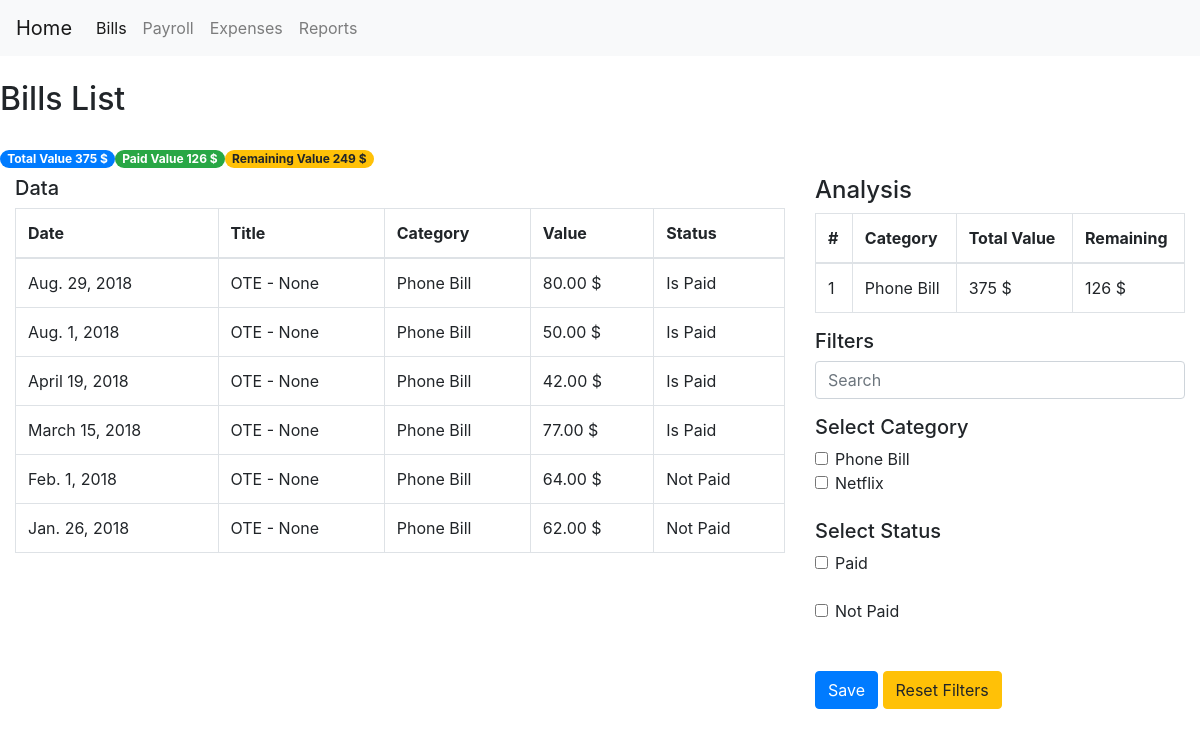
Page /bills/ on the committed database.
### expenses/models.py (models this page shows, shortened)
class DefaultExpenseModel(models.Model):
    title = models.CharField(max_length=100, blank=True, null=True)
    date_expired = models.DateField()
    final_value = models.DecimalField(default=0, decimal_places=2, max_digits=20)
    paid_value = models.DecimalField(default=0, decimal_places=2, max_digits=20)
    is_paid = models.BooleanField(default=False)
    payment_method = models.ForeignKey(PaymentMethod, null=True, on_delete=models.SET_NULL)
    objects = models.Manager()
    my_query = GeneralManager()
    class Meta:
        abstract = True
    def tag_final_value(self):
        return f'{self.final_value} {CURRENCY}'
    tag_final_value.short_description = 'Value'
    def tag_is_paid(self):
        return 'Is Paid' if self.is_paid else 'Not Paid'
    tag_is_paid.short_description = 'Paid'
    @staticmethod
    def analysis(queryset):
        total_value = queryset.aggregate(Sum('final_value'))['final_value__sum'] if queryset else 0
        paid_value = queryset.filter(is_paid=False).aggregate(Sum('final_value'))['final_value__sum']\
            if queryset.filter(is_paid=False) else 0
        diff = total_value - paid_value
        category_analysis = queryset.values('category__title').annotate(total_value=Sum('final_value'),
                                                                       remaining=Sum(F('final_value')-F('paid_value'))
                                                                       ).order_by('remaining')
        return [total_value, paid_value, diff, category_analysis]
    @staticmethod
    def filters_data(request, queryset):
        search_name = request.GET.get('search_name', None)
        cate_name = request.GET.getlist('cate_name', None)
        paid_name = request.GET.getlist('paid_name', None)
        person_name = request.GET.getlist('person_name', None)
        queryset = queryset.filter(title__icontains=search_name) if search_name else queryset
        queryset = queryset.filter(category__id__in=cate_name) if cate_name else queryset
        queryset = queryset.filter(is_paid=True) if 'paid' == paid_name else queryset.filter(is_paid=False)\
            if 'not_paid' == paid_name else queryset
        if person_name:
            try:
                queryset = queryset.filter(person__id__in=person_name)
            except:
                queryset = queryset
        return queryset

class Bill(DefaultExpenseModel):
    category = models.ForeignKey(BillCategory, null=True, on_delete=models.SET_NULL, related_name='bills')
    class Meta:
        verbose_name_plural = '2. Bills'
        ordering = ['-date_expired']
    def tag_category(self):
        return f'{self.category}'

class BillCategory(models.Model):
    title = models.CharField(unique=True, max_length=150)
    balance = models.DecimalField(default=0, max_digits=20, decimal_places=2)
    class Meta:
        verbose_name_plural = '1. Bill Category'
    def __str__(self):
        return self.title
    def tag_balance(self):
        return f'{self.balance} {CURRENCY}'
    tag_balance.short_description = 'Value'

### expenses/views.py (the view)
# urls.py: path('bills/', BillListView.as_view(), name='bills_view'),
class BillListView(ListView):
    model = Bill
    template_name = 'page_list.html'
    paginate_by = 100
    def get_queryset(self):
        queryset = Bill.objects.all()
        queryset = Bill.filters_data(self.request, queryset)
        return queryset
    def get_context_data(self, **kwargs):
        context = super(BillListView, self).get_context_data(**kwargs)
        page_title = 'Bills List'
        categories = BillCategory.objects.all()
        search_name, cate_name, paid_name = [self.request.GET.get('search_name', None),
                                             self.request.GET.getlist('cate_name', None),
                                             self.request.GET.getlist('paid_name', None)
                                             ]
        total_value, paid_value, diff, category_analysis = Bill.analysis(self.object_list)
        currency = CURRENCY
        context.update(locals())
        return context

### expenses/templates/page_list.html (shortened to what this page needs)
{% extends "index.html" %}
{% block container %}
    <div class="row">
        <h2 class="center">{{ page_title }}</h2>
    </div>
        <br>
    <div class="row">
        <label class="badge badge-pill badge-primary">Total Value {{ total_value }} {{ currency }}</label>
        <label class="badge badge-pill badge-success">Paid Value {{ paid_value }} {{ currency }}</label>
        <label class="badge badge-pill badge-warning">Remaining Value {{ diff }} {{ currency }}</label>
    </div>
    <div class="row">
        <div class="col-8">
            <h5>Data</h5>
            <table class="table table-bordered">
                <thead>
                    <tr>
                        <th>Date</th>
                        <th>Title</th>
                        <th>Category</th>
                        <th>Value</th>
                        <th>Status</th>
                    </tr>
                </thead>
                <tbody>
                    {% for order in object_list %}
                    <tr>
                        <td>{{ order.date_expired|date }}</td>
                        <td>{{ order.title }}</td>
                        <td>{{ order.tag_category }}</td>
                        <td>{{ order.tag_final_value }}</td>
                        <td>{{ order.tag_is_paid }}</td>
                    </tr>
                    {% empty %}
                        <tr></tr>
                    {% endfor %}
                </tbody>
            </table>
        </div>
        <div class="col-4">
            <h4>Analysis</h4>
            <table class="table table-bordered">
                <thead>
                    <tr>
                        <th>#</th>
                        <th>Category</th>
                        <th>Total Value</th>
                        <th>Remaining</th>
                    </tr>
                </thead>
                <tbody>
                    {% for category in category_analysis %}
                        <tr>
                            <td>{{ forloop.counter }}</td>
                            <td>{{ category.category__title }}</td>
                            <td>{{ category.total_value }} {{ currency }}</td>
                            <td>{{ category.remaining }} {{ currency }}</td>
                        </tr>
                    {% empty %}
                        <tr>
                            <td colspan="4">No data</td>
                        </tr>
                    {% endfor %}
                </tbody>
            </table>
            <h5>Filters</h5>
            <form method="get">
                <div class="form-group">
                    <input class="form-control"
                           name="search_name"
                           {% if search_name %}
                            value="{{ search_name }}" placeholder="{{ search_name }}"
                           {% else %}
                            placeholder="Search"
                           {% endif %}
                    >
                </div>
                {% if categories %}
                    <h5>Select Category</h5>
                    {% for category in categories %}
                        <div class="form-check">
                            <input class="form-check-input"
                                   type="checkbox"
                                   name="cate_name"
                                   value="{{ category.id }}"
                                   id="cate_id_{{ category.id }}"
                            >
                            <label class="form-check-label" for="cate_id_{{ category.id }}">{{ category }}</label>
                        </div>
                    {% endfor %}
                {% endif %}
                <br>
                <h5>Select Status</h5>
                <div class="form-check">
                    <input class="form-check-input"
                           type="checkbox"
                           name="paid_name"
                           value="paid"
                           id="paid_"
                    >
                    <label class="form-check-label" for="paid_">Paid</label>
                </div>
                <br>
                <div class="form-check">
                    <input class="form-check-input"
                           type="checkbox"
                           name="paid_name"
                           value="not_paid"
                           id="not_paid_"
                    >
                    <label class="form-check-label" for="not_paid_">Not Paid</label>
                </div>
                <br> <br>
                <button type="submit" class="btn btn-primary">Save</button>
                <a href="{{ request.path }}" class="btn btn-warning">Reset Filters</a>
            </form>
        </div>
    </div>
{% endblock %}

### rows in the picture
Bill: date_expired "Aug. 29, 2018", title "OTE - None", tag_category "Phone Bill", tag_final_value "80.00 $", tag_is_paid "Is Paid"
Bill: date_expired "Aug. 1, 2018", title "OTE - None", tag_category "Phone Bill", tag_final_value "50.00 $", tag_is_paid "Is Paid"
Bill: date_expired "April 19, 2018", title "OTE - None", tag_category "Phone Bill", tag_final_value "42.00 $", tag_is_paid "Is Paid"
Bill: date_expired "March 15, 2018", title "OTE - None", tag_category "Phone Bill", tag_final_value "77.00 $", tag_is_paid "Is Paid"
Bill: date_expired "Feb. 1, 2018", title "OTE - None", tag_category "Phone Bill", tag_final_value "64.00 $", tag_is_paid "Not Paid"
Bill: date_expired "Jan. 26, 2018", title "OTE - None", tag_category "Phone Bill", tag_final_value "62.00 $", tag_is_paid "Not Paid"
BillCategory: category__title "Phone Bill", total_value "375", currency "$", remaining "126", title "Phone Bill"
BillCategory: title "Netflix"

### other values in the picture
{{ page_title }} "Bills List"
{{ total_value }} "375"
{{ currency }} "$"
{{ paid_value }} "126"
{{ diff }} "249"
